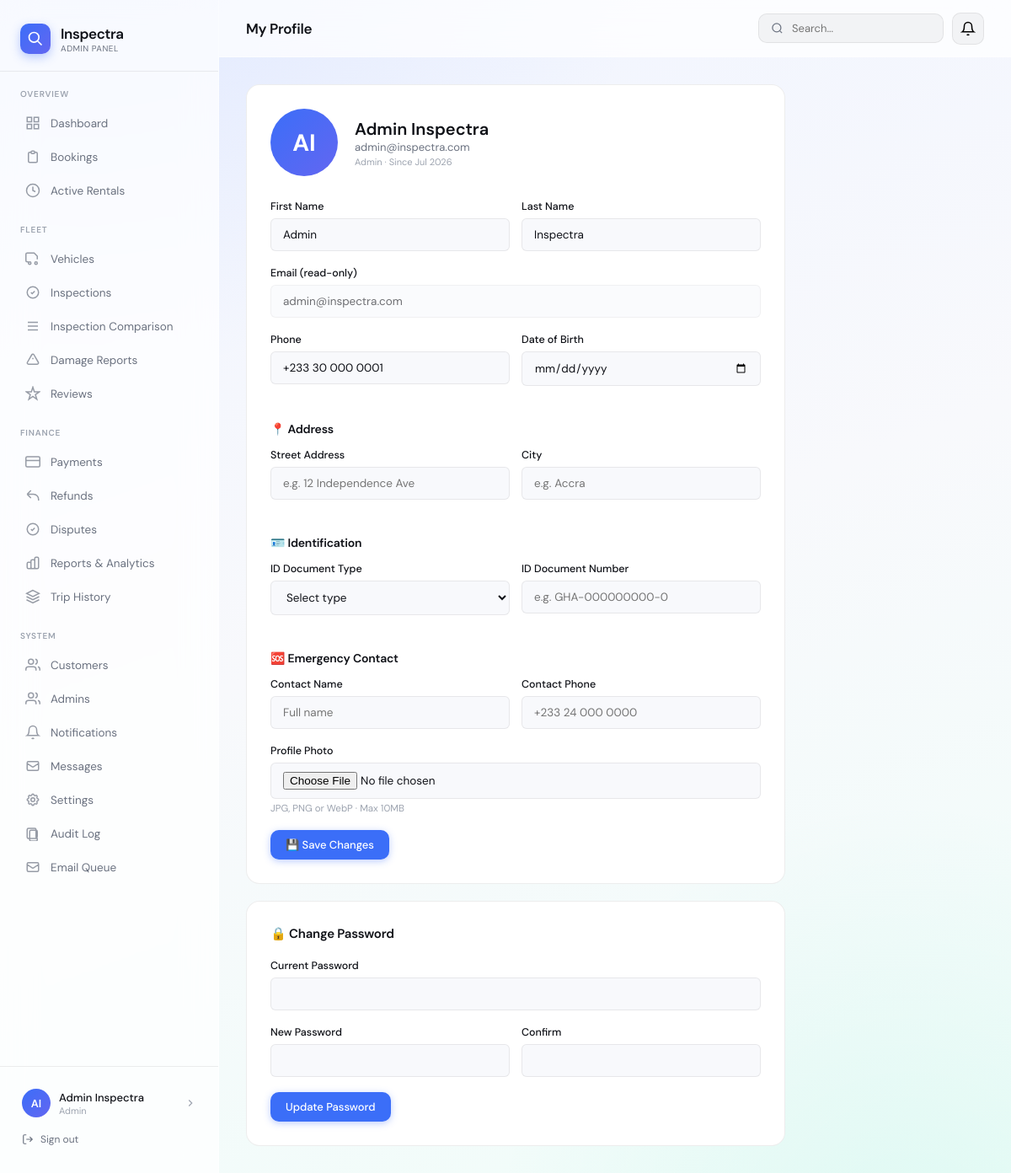
Screenshot of /admin/profile.php (signed in) with the database file from the repository.
### tables this page shows
CREATE TABLE IF NOT EXISTS users (
    id INT UNSIGNED AUTO_INCREMENT PRIMARY KEY,
    uuid VARCHAR(36) UNIQUE NOT NULL,
    first_name VARCHAR(100) NOT NULL,
    last_name VARCHAR(100) NOT NULL,
    email VARCHAR(255) UNIQUE NOT NULL,
    phone VARCHAR(30),
    date_of_birth DATE NULL,
    address VARCHAR(255) NULL,
    city VARCHAR(100) NULL,
    id_document_type VARCHAR(50) NULL,
    id_document_number VARCHAR(80) NULL,
    emergency_contact_name VARCHAR(150) NULL,
    emergency_contact_phone VARCHAR(30) NULL,
    password_hash VARCHAR(255),
    role ENUM('admin','customer') NOT NULL DEFAULT 'customer',
    avatar VARCHAR(500),
    avatar_path VARCHAR(500) NULL,
    oauth_provider ENUM('google','apple') NULL,
    oauth_id VARCHAR(255) NULL,
    is_verified TINYINT(1) DEFAULT 0,
    is_active TINYINT(1) DEFAULT 1,
    email_verified_at TIMESTAMP NULL,
    last_login_at TIMESTAMP NULL,
    created_at TIMESTAMP DEFAULT CURRENT_TIMESTAMP,
    updated_at TIMESTAMP DEFAULT CURRENT_TIMESTAMP ON UPDATE CURRENT_TIMESTAMP,
    INDEX idx_email (email),
    INDEX idx_role (role),
    INDEX idx_uuid (uuid)
);

### admin/profile.php (the view, shortened to what the rows shown need)
<?php
$user = DB::fetchOne("SELECT * FROM users WHERE id=?", [Auth::id()]);
require_once __DIR__ . '/../includes/admin-header.php';
?>
<div style="max-width:640px">
  <div class="card" style="padding:28px;margin-bottom:20px">
    <div style="display:flex;align-items:center;gap:20px;margin-bottom:28px">
      <form method="POST" enctype="multipart/form-data" id="avatarForm">
        <div class="avatar-upload-wrap" onclick="document.getElementById('avatarInput').click()" title="Click to change photo">
          <?php if (!empty($user['avatar'])): ?>
          <img src="<?= e($user['avatar']) ?>" class="avatar-lg" id="avatarPreview" alt="Avatar">
          <?php else: ?>
          <div class="avatar-lg" id="avatarPreview"><?= strtoupper(substr($user['first_name'],0,1).substr($user['last_name'],0,1)) ?></div>
          <?php endif; ?>
        </div>
      </form>
      <div>
        <div style="font-size:20px;font-weight:600"><?= e($user['first_name'].' '.$user['last_name']) ?></div>
        <div style="font-size:13px;color:var(--text-secondary)"><?= e($user['email']) ?></div>
        <div style="font-size:11px;color:var(--text-tertiary);margin-top:2px">Admin · Since <?= format_date($user['created_at'],'M Y') ?></div>
      </div>
    </div>
    <form method="POST" enctype="multipart/form-data">
      <div class="form-row">
        <div class="form-group"><label class="form-label">First Name</label><input class="form-input" name="first_name" value="<?= e($user['first_name']) ?>" required></div>
        <div class="form-group"><label class="form-label">Last Name</label><input class="form-input" name="last_name" value="<?= e($user['last_name']) ?>" required></div>
      </div>
      <div class="form-group"><label class="form-label">Email (read-only)</label><input class="form-input" value="<?= e($user['email']) ?>" disabled style="opacity:.6"></div>
      <div class="form-row">
        <div class="form-group"><label class="form-label">Phone</label><input class="form-input" name="phone" value="<?= e($user['phone']??'') ?>"></div>
      </div>
    </form>
  </div>
</div>
<?php require_once __DIR__ . '/../includes/admin-footer.php'; ?>

### includes/admin-header.php (shortened to what the rows shown need)
<?php
$currentUser = Auth::user();
?>
<!DOCTYPE html>
<html lang="en">
<head>
</head>
<body>
<div class="app">
  <aside class="sidebar" id="sidebar">
    <div class="sidebar-bottom">
      <div class="user-card" onclick="window.location='<?= APP_URL ?>/admin/profile.php'">
        <div class="avatar"><?= $currentUser ? strtoupper((substr($currentUser['first_name']??'U',0,1)).(substr($currentUser['last_name']??'',0,1))) : 'A' ?></div>
        <div class="user-info">
          <div class="user-name"><?= $currentUser ? e($currentUser['first_name'].' '.$currentUser['last_name']) : 'Admin User' ?></div>
          <div class="user-role">Admin</div>
        </div>
        <svg class="user-chevron" fill="none" stroke="currentColor" stroke-width="2" viewBox="0 0 24 24"><path d="M9 18l6-6-6-6"/></svg>
      </div>
    </div>
  </aside>
  <main class="main">
    <div class="page-content">

### rows the page displays
users: first_name+last_name "AI", first_name+last_name "Admin Inspectra", email "admin@inspectra.com", created_at "Jul 2026", first_name "Admin", last_name "Inspectra", phone "+233 30 000 0001"

### other values shown
$pageTitle "My Profile"
